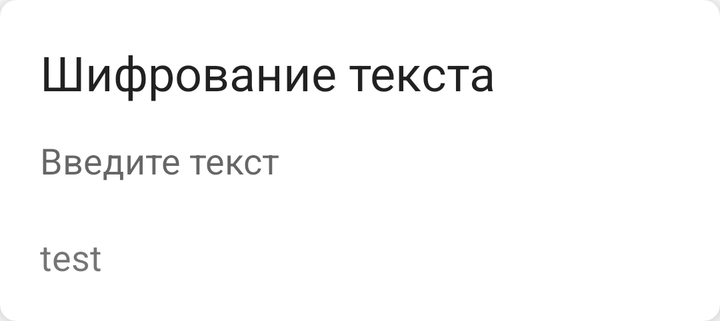
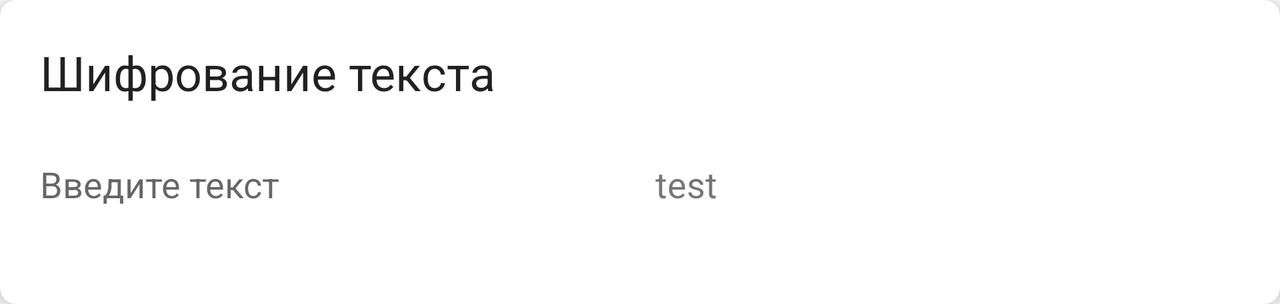

First picture: res/layout/ on a phone held upright. Second picture: the repository's own variant of that layout, on a device whose configuration matches the variant's folder. Source for both follows.
<!-- AndroidManifest.xml: application theme AppTheme -->
<!-- res/layout/cypher_fragment.xml -->
<?xml version="1.0" encoding="utf-8"?>
<androidx.cardview.widget.CardView xmlns:android="http://schemas.android.com/apk/res/android"
    xmlns:app="http://schemas.android.com/apk/res-auto"
    android:layout_width="match_parent"
    android:layout_height="wrap_content"
    xmlns:tools="http://schemas.android.com/tools"
    app:cardElevation="8dp"
    app:cardCornerRadius="8dp"
    app:contentPadding="4dp"
    android:focusable="true"
    android:clickable="true"
    android:focusableInTouchMode="true"
    android:id="@+id/root">

    <androidx.constraintlayout.widget.ConstraintLayout
        android:layout_width="match_parent"
        android:layout_height="wrap_content">

        <TextView
            android:id="@+id/headText"
            style="@style/TextAppearance.MaterialComponents.Headline5"
            android:layout_width="0dp"
            android:layout_height="wrap_content"
            android:layout_marginStart="16dp"
            android:layout_marginTop="16dp"
            android:layout_marginEnd="16dp"
            android:text="@string/text_encoding"
            app:layout_constraintEnd_toEndOf="parent"
            app:layout_constraintStart_toStartOf="parent"
            app:layout_constraintTop_toTopOf="parent" />

        <EditText
            android:id="@+id/editText"
            android:layout_width="match_parent"
            android:layout_height="wrap_content"
            android:layout_marginStart="16dp"
            android:layout_marginTop="8dp"
            android:layout_marginEnd="16dp"
            android:hint="@string/enter_text"
            android:minHeight="40dp"
            android:textSize="18sp"
            android:padding="0dp"
            android:background="@null"
            app:layout_constraintEnd_toEndOf="parent"
            app:layout_constraintStart_toStartOf="parent"
            app:layout_constraintTop_toBottomOf="@+id/headText" />

        <TextView
            tools:text="test"
            android:id="@+id/resultText"
            android:layout_width="match_parent"
            android:layout_height="wrap_content"
            android:layout_marginStart="16dp"
            android:layout_marginTop="16dp"
            android:layout_marginEnd="16dp"
            android:layout_marginBottom="16dp"
            android:textSize="18sp"
            android:textIsSelectable="true"
            app:layout_constraintBottom_toBottomOf="parent"
            app:layout_constraintEnd_toEndOf="parent"
            app:layout_constraintHorizontal_bias="0.0"
            app:layout_constraintStart_toStartOf="parent"
            app:layout_constraintTop_toBottomOf="@+id/editText" />

    </androidx.constraintlayout.widget.ConstraintLayout>

</androidx.cardview.widget.CardView>
<!-- resources referenced by this layout -->
<resources>
  <string name="enter_text">Введите текст</string>
  <string name="text_encoding">Шифрование текста</string>
</resources>
<!-- res/layout-land/cypher_fragment.xml (the repository's variant of the layout above) -->
<!-- drawn on the phone turned sideways -->
<?xml version="1.0" encoding="utf-8"?>
<androidx.cardview.widget.CardView xmlns:android="http://schemas.android.com/apk/res/android"
    xmlns:app="http://schemas.android.com/apk/res-auto"
    android:layout_width="match_parent"
    android:layout_height="wrap_content"
    xmlns:tools="http://schemas.android.com/tools"
    app:cardElevation="8dp"
    app:cardCornerRadius="8dp"
    app:contentPadding="4dp"
    android:focusable="true"
    android:clickable="true"
    android:focusableInTouchMode="true"
    android:id="@+id/root">

    <androidx.constraintlayout.widget.ConstraintLayout
        android:layout_width="match_parent"
        android:layout_height="wrap_content">

        <TextView
            android:id="@+id/headText"
            style="@style/TextAppearance.MaterialComponents.Headline5"
            android:layout_width="0dp"
            android:layout_height="wrap_content"
            android:layout_marginStart="16dp"
            android:layout_marginTop="16dp"
            android:layout_marginEnd="16dp"
            android:text="@string/text_encoding"
            app:layout_constraintEnd_toEndOf="parent"
            app:layout_constraintStart_toStartOf="parent"
            app:layout_constraintTop_toTopOf="parent" />

        <EditText
            android:id="@+id/editText"
            android:layout_width="0dp"
            android:layout_height="wrap_content"
            android:layout_marginStart="16dp"
            android:layout_marginEnd="8dp"
            android:layout_marginBottom="16dp"
            android:hint="@string/enter_text"
            android:minHeight="80dp"
            android:textSize="18sp"
            android:padding="0dp"
            android:background="@null"
            app:layout_constraintBottom_toBottomOf="parent"
            app:layout_constraintEnd_toStartOf="@+id/center"
            app:layout_constraintStart_toStartOf="parent"
            app:layout_constraintTop_toBottomOf="@+id/headText" />

        <TextView
            tools:text="test"
            android:id="@+id/resultText"
            android:layout_width="0dp"
            android:layout_height="wrap_content"
            android:layout_marginStart="8dp"
            android:layout_marginEnd="16dp"
            android:layout_marginBottom="16dp"
            android:minHeight="80dp"
            android:textSize="18sp"
            android:gravity="center_vertical"
            app:layout_constraintBottom_toBottomOf="parent"
            app:layout_constraintEnd_toEndOf="parent"
            app:layout_constraintHorizontal_bias="0.0"
            app:layout_constraintStart_toStartOf="@+id/center"
            app:layout_constraintTop_toBottomOf="@+id/headText" />

        <View
            android:id="@+id/center"
            android:layout_width="1dp"
            android:layout_height="1dp"
            app:layout_constraintBottom_toBottomOf="parent"
            app:layout_constraintEnd_toEndOf="parent"
            app:layout_constraintStart_toStartOf="parent"
            app:layout_constraintTop_toTopOf="parent" />

    </androidx.constraintlayout.widget.ConstraintLayout>

</androidx.cardview.widget.CardView>
